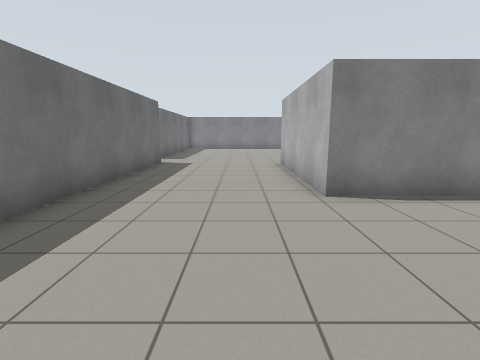
View 1 (above)

17 first-person views from a walk through a world built for the Gazebo simulator. The camera is 1.2 m above the floor, tilts 10° down and sees 85° across. The floor is counted in squares, 1 m on a side. Each view is taken from the middle of a square. On the plan, view 1 faces up. The plan holds only what a view shows up to about 12 squares ahead; the rest is blank.

View 2
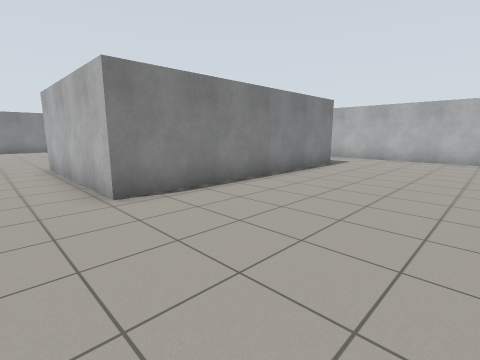

View 3
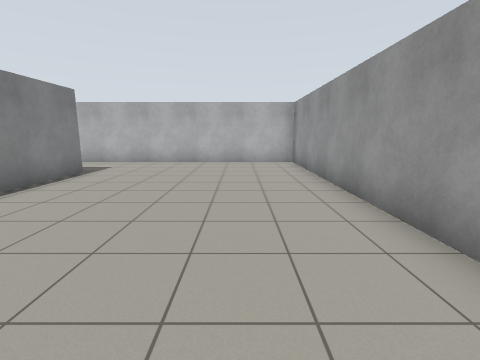

View 4
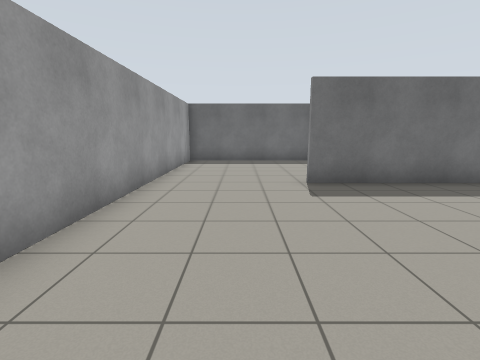

View 5
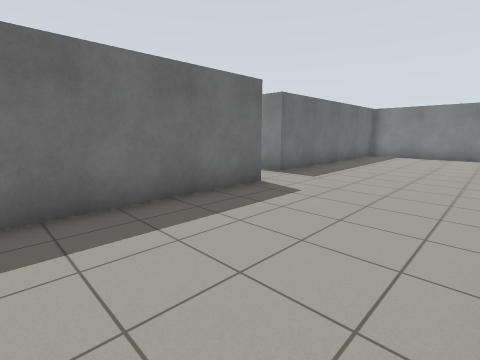

View 6
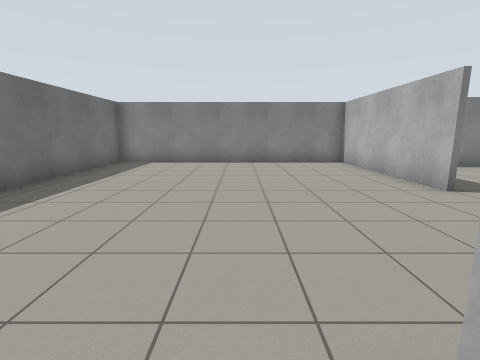

View 7
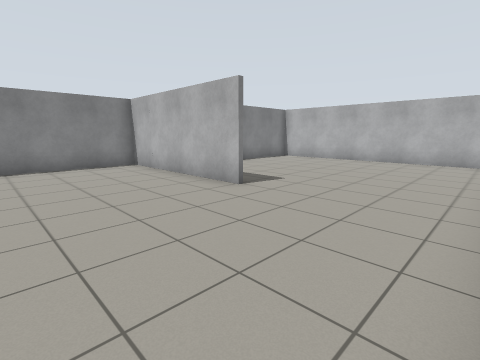

View 8
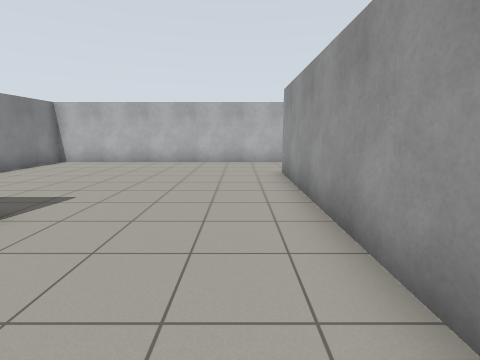

View 9
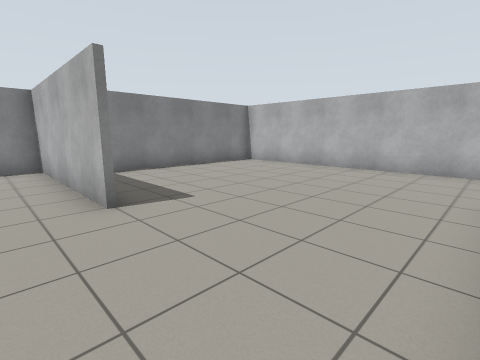

View 10
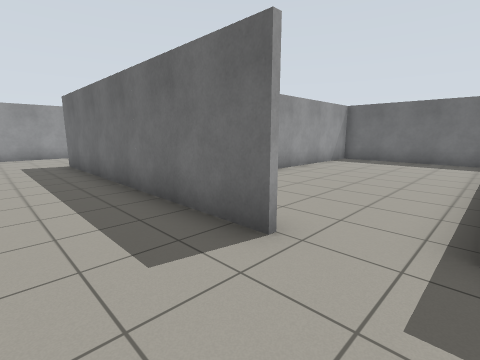

View 11
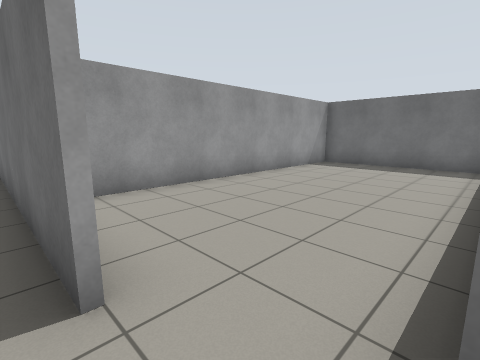

View 12
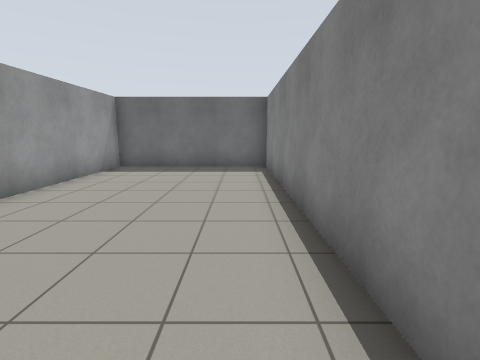

View 13
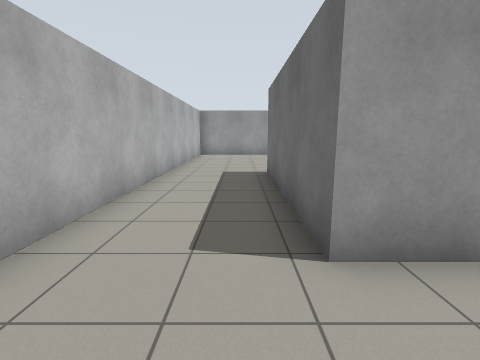

View 14
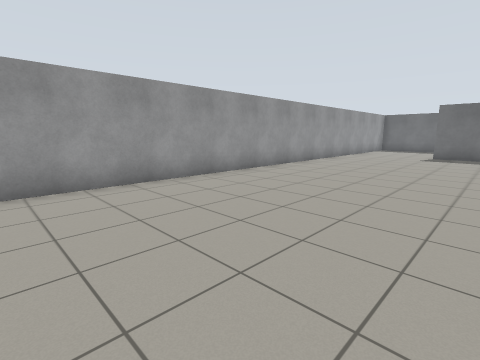

View 15
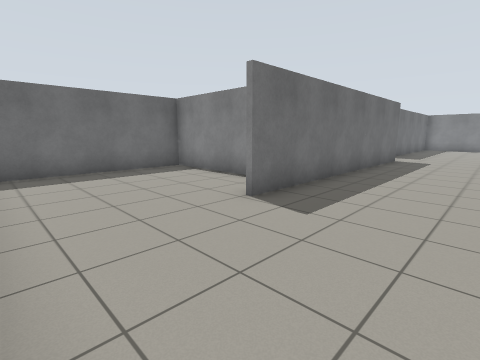

View 16
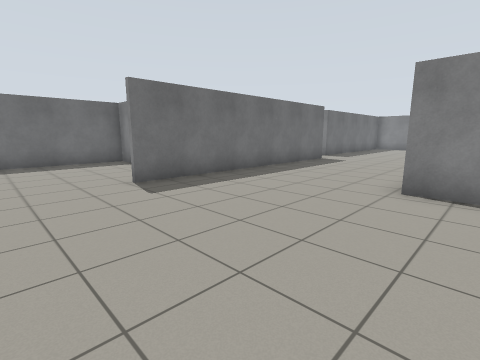

View 17
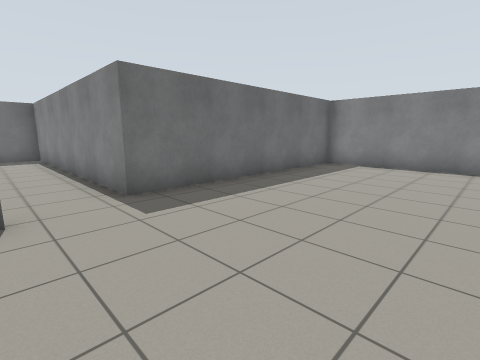

### Floor plan
Ten units are one square. View 1 is at (0, 0); x grows to the right and y downward. Boxes are objects, and circles mark ways between rooms. Rooms are numbered by the first view taken in them; rooms with no view inside come last. Other rooms are left out.
<svg viewBox="-142 -218 280 246">
<path fill="none" stroke="#000" d="M32 -107 102 -107 102 -49 17 -49 17 -107M54 -154 54 -213 -41 -213 -41 -130M-34 -113 -34 -16M-52 -35 -89 -35 -89 23 133 23 133 -198 70 -198M-41 -130 -137 -130 -137 -75 -44 -75"/>
<circle cx="-40" cy="-120" r="3" fill="#2a7"/>
<text x="40" y="-110">1</text>
<text x="-90" y="-100">2</text>
</svg>
Room 1 opens to room 2.

Where each view was taken, in squares from view 1:
view 1: 0 up, 0 right, facing up
view 2: 0 up, 0 right, facing up-right
view 3: 0 up, 2 right, facing right
view 4: 0 up, 3 right, facing left
view 5: 6 up, 1 right, facing up-left
view 6: 10 up, 1 right, facing up
view 7: 11 up, 1 right, facing up-right
view 8: 12 up, 2 right, facing right
view 9: 11 up, 4 right, facing up-right
view 10: 13 up, 1 left, facing down-left
view 11: 13 up, 3 left, facing down-left
view 12: 12 up, 4 left, facing left
view 13: 13 up, 11 right, facing down
view 14: 4 up, 12 right, facing down-left
view 15: 2 down, 0 right, facing up-left
view 16: 1 down, 3 right, facing up-left
view 17: 11 up, 1 right, facing up-left
